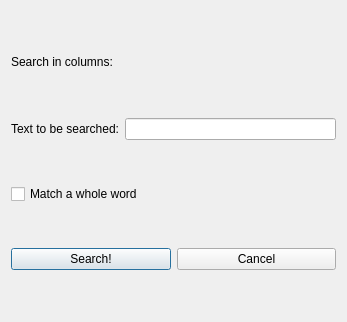
<?xml version="1.0" encoding="UTF-8"?>
<ui version="4.0">
 <class>SearchDialog</class>
 <widget class="QDialog" name="SearchDialog">
  <property name="geometry">
   <rect>
    <x>0</x>
    <y>0</y>
    <width>347</width>
    <height>322</height>
   </rect>
  </property>
  <property name="windowTitle">
   <string>Search data in %1</string>
  </property>
  <layout class="QVBoxLayout" name="verticalLayout">
   <item>
    <widget class="QLabel" name="label">
     <property name="sizePolicy">
      <sizepolicy hsizetype="Fixed" vsizetype="Fixed">
       <horstretch>0</horstretch>
       <verstretch>0</verstretch>
      </sizepolicy>
     </property>
     <property name="maximumSize">
      <size>
       <width>16777215</width>
       <height>25</height>
      </size>
     </property>
     <property name="text">
      <string>Search in columns:</string>
     </property>
    </widget>
   </item>
   <item>
    <layout class="QVBoxLayout" name="CheckBoxLayout"/>
   </item>
   <item>
    <layout class="QHBoxLayout" name="SearchTextLayout">
     <item>
      <widget class="QLabel" name="label_2">
       <property name="text">
        <string>Text to be searched:</string>
       </property>
      </widget>
     </item>
     <item>
      <widget class="QLineEdit" name="SearchText"/>
     </item>
    </layout>
   </item>
   <item>
    <layout class="QHBoxLayout" name="horizontalLayout">
     <item>
      <widget class="QCheckBox" name="MatchWord">
       <property name="text">
        <string>Match a whole word</string>
       </property>
      </widget>
     </item>
    </layout>
   </item>
   <item>
    <layout class="QHBoxLayout" name="ButtonLayout">
     <property name="spacing">
      <number>6</number>
     </property>
     <item>
      <widget class="QPushButton" name="StartSearch">
       <property name="text">
        <string>Search!</string>
       </property>
      </widget>
     </item>
     <item>
      <widget class="QPushButton" name="CancelButton">
       <property name="text">
        <string>Cancel</string>
       </property>
      </widget>
     </item>
    </layout>
   </item>
  </layout>
 </widget>
 <resources/>
 <connections>
  <connection>
   <sender>StartSearch</sender>
   <signal>clicked()</signal>
   <receiver>SearchDialog</receiver>
   <slot>accept()</slot>
   <hints>
    <hint type="sourcelabel">
     <x>278</x>
     <y>253</y>
    </hint>
    <hint type="destinationlabel">
     <x>96</x>
     <y>254</y>
    </hint>
   </hints>
  </connection>
  <connection>
   <sender>CancelButton</sender>
   <signal>clicked()</signal>
   <receiver>SearchDialog</receiver>
   <slot>reject()</slot>
   <hints>
    <hint type="sourcelabel">
     <x>369</x>
     <y>253</y>
    </hint>
    <hint type="destinationlabel">
     <x>179</x>
     <y>282</y>
    </hint>
   </hints>
  </connection>
 </connections>
</ui>
